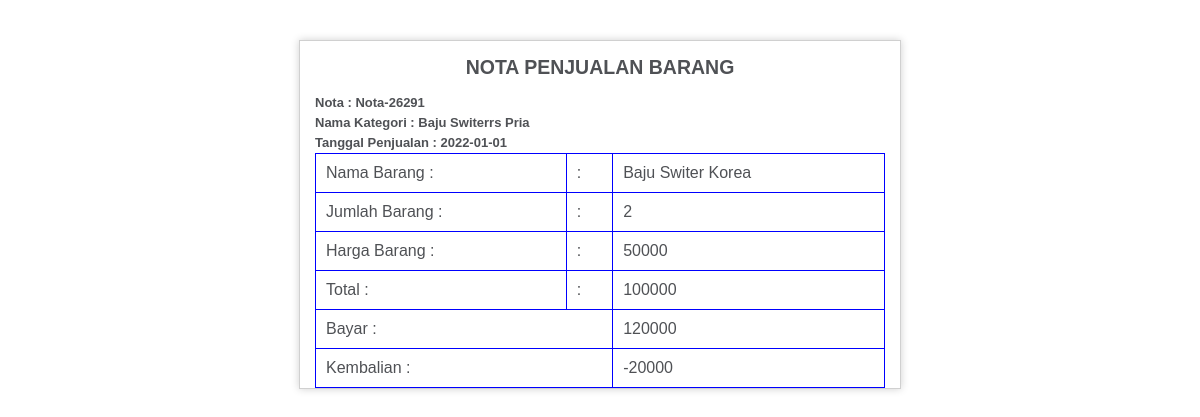
The page /edit_penjualan/1 on the database its author committed.
### Aplikasi_ecomers2022/models.py (models this page shows, shortened)
class Model_penjualan(models.Model):
	nota	= models.CharField(max_length = 1200)
	nama_kategori	= models.CharField(max_length = 1200)
	nama_barang	=models.CharField(max_length = 25200)
	harga	=models.CharField(max_length = 25200)
	jumlah	=models.CharField(max_length = 25200)
	total	=models.CharField(max_length = 25200)
	bayar	=models.CharField(max_length = 25200)
	kembalian	=models.CharField(max_length = 25200)
	tanggal_penjulan	=models.CharField(max_length = 25200)
	published = models.DateTimeField(auto_now_add = True)
	updated = models.DateTimeField(auto_now = True)

### Aplikasi_ecomers2022/views.py (the view)
# urls.py: url(r'^edit_penjualan/(?P<id_penjualan>[0-9]+)$',Edit_penjualan, name="edit_penjualan"),
def Edit_penjualan(request, id_penjualan):
	edit_data = Model_penjualan.objects.get(id=id_penjualan)
	context = {'edit_data': edit_data}
	return render(request, 'Master_data/data_penjualan/cetak_nota.html',  context)

### Aplikasi_ecomers2022/templates/Master_data/data_penjualan/cetak_nota.html (shortened to what this page needs)
<html>
<head>
  <link href="/static/js_print/styles.css" rel="stylesheet" type="text/css" />
</head>
<body>
<div align="center">
<div id="container" style="width: 600px;">
<div id="body">
<div align="center">
<h2>NOTA PENJUALAN BARANG</h2>
</div>
<div align="left">
<b>Nota : {{edit_data.nota}}</b><br>
<b>Nama Kategori : {{edit_data.nama_kategori}}</b><br>
<b>Tanggal Penjualan : {{edit_data.tanggal_penjulan}}</b>
</div>
<table >
  <tr>
    <td>Nama Barang : </td><td>:</td><td>{{edit_data.nama_barang}}</td>
  </tr>
  <tr>
    <td>Jumlah Barang : </td><td>:</td><td>{{edit_data.jumlah}}</td>
  </tr>
  <tr>
    <td>Harga Barang : </td><td>:</td><td>{{edit_data.harga}}</td>
  </tr>
  <tr>
    <td>Total : </td><td>:</td><td>{{edit_data.total}}</td>
  </tr>
  <tr>
    <td colspan="2">Bayar : </td><td>{{edit_data.bayar}}</td>
  </tr>
  <tr>
    <td colspan="2">Kembalian : </td><td>{{edit_data.kembalian}}</td>
  </tr>
</table>
</div>
</div>
</div>
</body>
</html>

### Aplikasi_ecomers2022/static/js_print/styles.css (style rules this page uses)
body { background-color: #fff; margin: 40px; font: 13px/20px normal Helvetica, Arial, sans-serif; color: #4F5155; }
#body { margin: 0 15px 0 15px; }
#container { margin: 10px; border: 1px solid #D0D0D0; box-shadow: 0 0 8px #D0D0D0; }

### Aplikasi_ecomers2022/templates/Master_data/data_penjualan/cetak_nota.html (style rules this page uses)
table { border-collapse: collapse; width: 100%; }
table, th, td { border: 1px solid blue; }
td { padding: 10px; text-align: left; }

### rows shown on the page
Model_penjualan: nota "Nota-26291", nama_kategori "Baju Switerrs Pria", tanggal_penjulan "2022-01-01", nama_barang "Baju Switer Korea", jumlah "2", harga "50000", total "100000", bayar "120000", kembalian "-20000"
